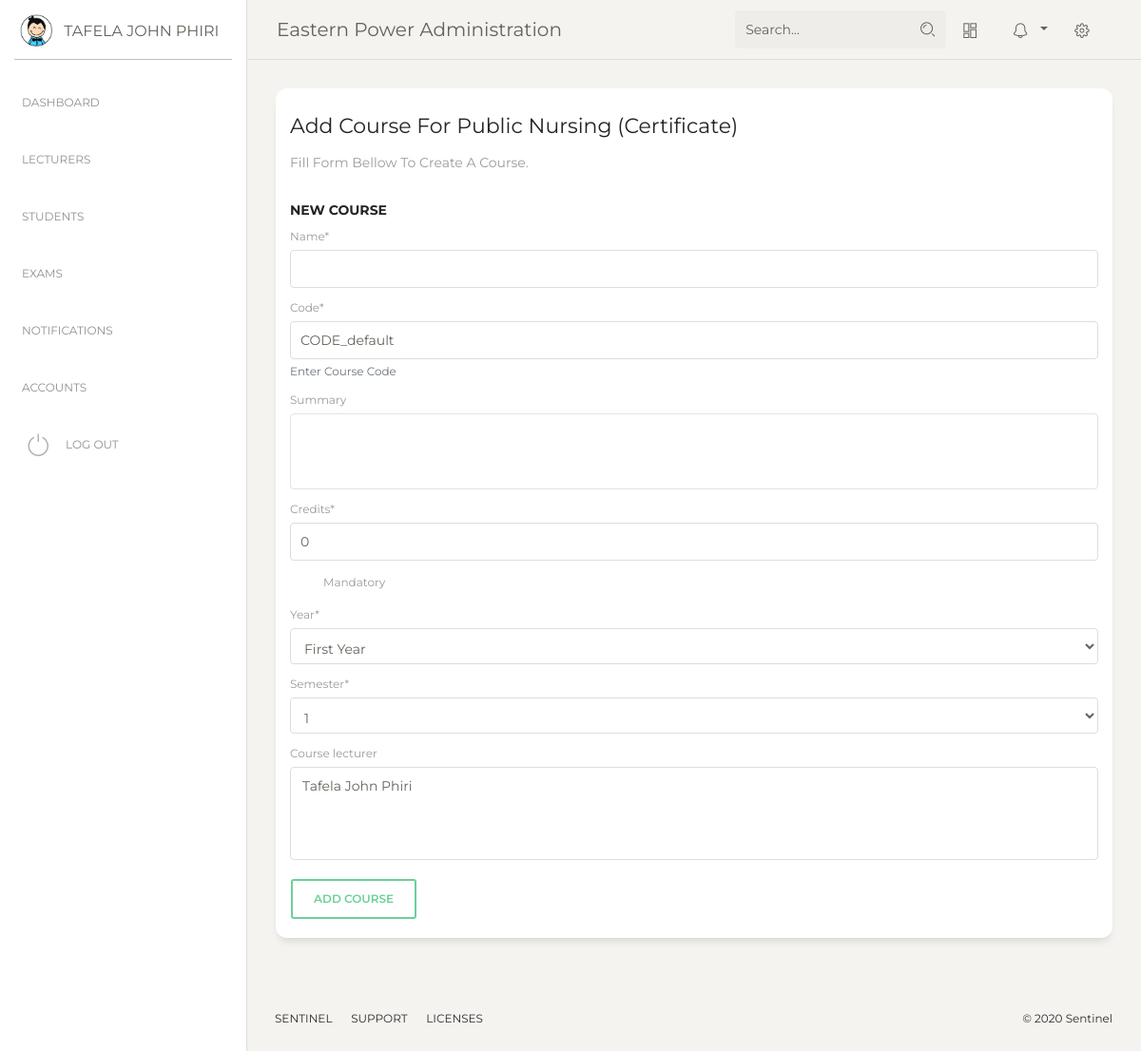
The page /administrator/course/1/add/ (signed in) on the database its author committed.
### headway/models.py (models this page shows, shortened)
class User(AbstractUser):
    username_validator = UnicodeUsernameValidator()
    username = models.CharField(
        _('username'),
        max_length=150,
        unique=True,
        help_text=_('Enter a Student ID for student Accounts or Email for lecturer Accounts.'),
        validators=[username_validator],
        error_messages={
            'unique': _("A user with that username already exists."),
        },
    )
    email = models.EmailField(_('email address'), blank=True, unique=True)
    middle_name = models.CharField(max_length=50, blank=True, null=True)
    is_student = models.BooleanField(default=True)
    is_lecturer = models.BooleanField(default=False)
    is_admin = models.BooleanField(default=False)
    institution = models.ForeignKey(Institution, on_delete=models.CASCADE, null=True)
    USERNAME_FIELD = 'username'
    REQUIRED_FIELDS = ['email']
    def get_full_name(self):
        if self.middle_name:
            full_name = '%s %s %s' % (self.first_name, self.middle_name, self.last_name)
        else:
            full_name = '%s %s' % (self.first_name, self.last_name)
        return full_name
    def __str__(self):
        return self.get_full_name()

class Institution(models.Model):
    name = models.CharField(max_length=100, help_text='Enter Institution Name')
    active_subscription = models.BooleanField(default=True)
    subscription_type = models.CharField(max_length=1)  # add choices
    subscription_start = models.DateField(auto_created=True, auto_now_add=True)
    subscription_end = models.DateField()
    short_name = models.CharField(max_length=10, default='INSTITUTE', help_text='Enter A Short Abbreviation Of'
                                                                                'Your Institutes Name '
                                                                                '(10 Characters Max.)')

class Program(models.Model):
    institution = models.ForeignKey(Institution, on_delete=models.DO_NOTHING)
    name = models.CharField(max_length=150)
    summary = models.TextField(null=True, blank=True)
    level = models.CharField(max_length=11, choices=LEVELS, help_text='Qualification Level For The Program.')
    def __str__(self):
        return str(self.name) + ' (' + str(self.level) + ')'

### administrator/views.py (the view, shortened to what this page needs)
# urls.py: path('course/<int:program_pk>/add/', views.CourseCreate.as_view(), name='add_course'),  # single course
@method_decorator(user_is_admin, name='get')
@method_decorator(user_is_admin, name='post')
class CourseCreate(SuccessMessageMixin, CreateView):
    template_name = 'administrator/create_course.html'
    form_class = forms.CourseAddForm
    success_url = reverse_lazy('administrator:dash')
    success_message = "%(name)s Was Created Successfully"
    def get_context_data(self, **kwargs):
        context = super(CourseCreate, self).get_context_data(**kwargs)
        context['program'] = Program.objects.get(pk=self.kwargs['program_pk'])
        return context

### administrator/forms.py
class CourseAddForm(forms.ModelForm):
    class Meta:
        model = Course
        exclude = ('institution', 'program',)

### headway/models.py (called while the page is built)
    def __str__(self):
        return str(self.user)

### templates/administrator/create_course.html (shortened to what this page needs)
{% extends 'administrator/base.html' %}
{% load crispy_forms_tags %}
{% block content %}
    <div class="row">
          <div class="col-lg-12">
            <div class="card ">
              <div class="card-header ">
                <h5 class="card-title">Add Course For {{ program }}</h5>
                <p class="card-category">Fill Form Bellow To Create A Course.</p>
              </div>
                <div class="card-body">
                    <h6>New Course</h6>
                    <form method="post" action="">
                        {{ form|crispy }}
                        <input type="submit" value="Add Course" class="btn btn-outline-success">
                    </form>
                </div>
            </div>
          </div>
        </div>
{% endblock content %}

### templates/administrator/base.html (shortened to what this page needs)
{% load static %}
<!DOCTYPE html>
<html lang="en">
<head>
  <link href="https://maxcdn.bootstrapcdn.com/font-awesome/latest/css/font-awesome.min.css" rel="stylesheet">
  <link href="{% static 'assets/css/bootstrap.min.css' %}" rel="stylesheet" />
  <link href="{% static 'assets/css/paper-dashboard.css' %}" rel="stylesheet" />
</head>
<body class="">
  <div class="wrapper ">
    <div class="sidebar" data-color="white" data-active-color="danger">
      <div class="logo">
        <a href="#" class="simple-text logo-mini">
          <div class="logo-image-small">
            <img src="{% static 'assets/img/logo-small.png' %}">
          </div>
        </a>
        <a href="#" class="simple-text logo-normal">
          {{ request.user}}
        </a>
      </div>
    <!-- loading urls for purpose of showing active tubs
    {% url 'administrator:dash' as dash_dir %} {% url 'administrator:lecturers' as lecturers_dir %}
        {% url 'administrator:students' as students_dir %} {% url 'administrator:exams' as exams_dir %}
    {% url 'administrator:notifications' as notifications_dir %} {% url 'administrator:accounts' as accounts_dir %}-->
      <div class="sidebar-wrapper">
        <ul class="nav">
          <li{% if request.path == dash_dir %} class="active" {% endif%} >
                  <a href="{% url 'administrator:dash' %}">
              <p>Dashboard</p>
            </a>
          </li>
          <li {% if request.path == lecturers_dir %} class="active"{% endif %}>
            <a href="{% url 'administrator:lecturers' %}">
              <p>Lecturers</p>
            </a>
          </li>
          <li {% if request.path == students_dir %} class="active"{% endif %}>
            <a href="{% url 'administrator:students' %}">
              <p>Students</p>
            </a>
          </li>
          <li {% if request.path == exams_dir %} class="active"{% endif %}>
            <a href="{% url 'administrator:exams' %}">
              <p>Exams</p>
            </a>
          </li>
          <li {% if request.path == notifications_dir %}class="active"{% endif %}>
            <a href="{% url 'administrator:notifications' %}">
              <p>Notifications</p>
            </a>
          </li>
        <li {% if request.path == accounts_dir %}class="active"{% endif %}>
            <a href="{% url 'administrator:accounts' %}">
              <p>Accounts</p>
            </a>
          </li>
          <li class="active-pro">
            <a href="{% url 'logout' %}">
              <i class="nc-icon nc-button-power"></i>
              <p>Log Out</p>
            </a>
          </li>
        </ul>
      </div>
    </div>
    <div class="main-panel">
      <nav class="navbar navbar-expand-lg navbar-absolute fixed-top navbar-transparent">
        <div class="container-fluid">
          <div class="navbar-wrapper">
            <a class="navbar-brand" href="{% url 'administrator:institution_details' pk=request.user.institution.pk%}">
                {{ request.user.institution.name }} Administration</a>
          </div>
          <div class="collapse navbar-collapse justify-content-end" id="navigation">
            <form method="get" action="{% url 'headway:search' %}">
              <div class="input-group no-border">
                <input type="text" value="{{ request.GET.q }}" class="form-control" placeholder="Search..." name="q">
                <div class="input-group-append">
                  <div class="input-group-text">
                    <i class="nc-icon nc-zoom-split"></i>
                  </div>
                </div>
              </div>
            </form>
            <ul class="navbar-nav">
              <li class="nav-item">
                <a class="nav-link btn-magnify" href="#">
                  <i class="nc-icon nc-layout-11"></i>
                </a>
              </li>
              <li class="nav-item btn-rotate dropdown">
                <a class="nav-link dropdown-toggle" href="http://example.com" id="navbarDropdownMenuLink" data-toggle="dropdown" aria-haspopup="true" aria-expanded="false">
                  <i class="nc-icon nc-bell-55"></i>
                </a>
              </li>
              <li class="nav-item">
                <a class="nav-link btn-rotate" href="#">
                  <i class="nc-icon nc-settings-gear-65"></i>
                </a>
              </li>
            </ul>
          </div>
        </div>
      </nav>
      <div class="content">
          {% block content %}
          {% endblock %}
      </div>
      <footer class="footer footer-black  footer-white ">
        <div class="container-fluid">
          <div class="row">
            <nav class="footer-nav">
              <ul>
                <li>
                  <a href="#" target="_blank">Sentinel</a>
                </li>
                <li>
                  <a href="#" target="_blank">Support</a>
                </li>
                <li>
                  <a href="#" target="_blank">Licenses</a>
                </li>
              </ul>
            </nav>
            <div class="credits ml-auto">
              <span class="copyright">
                ©
                 Sentinel
              </span>
            </div>
          </div>
        </div>
      </footer>
    </div>
  </div>
</body>
</html>

### rows shown on the page
User: user "TAFELA JOHN PHIRI", user.institution.name "Eastern Power"
Program: name+level "Public Nursing (Certificate)"
